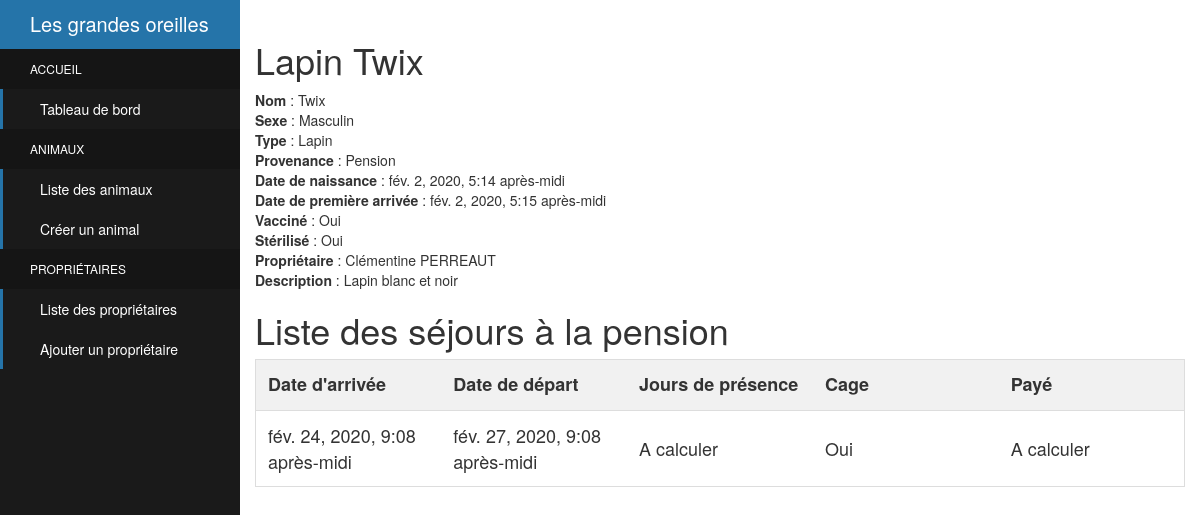
The page /applicationTest/animals/1 (signed in) on the database its author committed.
### applicationTest/models.py (models this page shows, shortened)
class Animal(models.Model):
    nom = models.CharField(max_length=100)
    date_naissance = models.DateTimeField(verbose_name = "Date de naissance", null=True)
    date_arrivee = models.DateTimeField(verbose_name = "Date de première arrivée", null=True)
    date_visite = models.DateTimeField(verbose_name = "Date de prochaine visite vétérinaire", null=True)
    date_adoption = models.DateTimeField(verbose_name = "Date d'adoption", null=True)
    description = models.CharField(max_length=2000, null=True, blank=True)
    type_animal = models.CharField(max_length=30, verbose_name="Type d'animal",choices=TYPE_DEMANDE)
    sexe = models.CharField(max_length=30, verbose_name="Sexe",choices=SEXE)
    origine = models.CharField(max_length=30, verbose_name="Origine",choices=ORIGINE, null=True)
    sterilise = models.CharField(max_length=30, verbose_name="Stérilisé",choices=OUI_NON, null=True)
    vaccine = models.CharField(max_length=30, verbose_name="Vacciné",choices=OUI_NON, null=True)
    proprietaire = models.ForeignKey(Proprietaire, on_delete=models.PROTECT, null=True, blank=True)
    adoption = models.OneToOneField(Adoption, on_delete=models.PROTECT, null=True, blank=True)
    def isFromPension(self):
         return self.origine == 'PENSION'

class Proprietaire(models.Model):
    nom = models.CharField(max_length=100, null=True)
    prenom = models.CharField(max_length=100, null=True)
    mail = models.CharField(max_length=200, verbose_name = "Adresse mail", null=True)
    adresse = models.CharField(max_length=500, null=True)
    telephone = models.CharField(max_length=15, verbose_name = "Numéro de téléphone", null=True)
    def __str__(self):
        return self.prenom + " " + self.nom

class Sejour(models.Model):
    date_arrivee = models.DateTimeField(auto_now_add = True, verbose_name = "Date d'arrivée", null=True)
    date_depart = models.DateTimeField(verbose_name = "Date de départ", null=True)
    cage = models.CharField(max_length=30, verbose_name="Cage fournie",choices=OUI_NON, null=True)
    montant = models.DecimalField(verbose_name="Montant à payer" , max_digits=7, decimal_places=2, null=True)
    montant_restant = models.DecimalField(verbose_name="Montant restant à payer" , max_digits=7, decimal_places=2, null=True)
    animal = models.ForeignKey(Animal, on_delete=models.PROTECT, null=True)

### templates/applicationTest/animal_detail.html (shortened to what this page needs)
{% extends "applicationTest/base.html" %}
{% block content %}
<h1>{{animal.get_type_animal_display}} {{animal.nom}} </h1>
<p>
    <strong> Nom </strong> : {{animal.nom}} <br>
	<strong> Sexe </strong> : {{animal.get_sexe_display}} <br>
	<strong> Type </strong> : {{animal.get_type_animal_display}} <br>
	<strong> Provenance </strong> : {{animal.get_origine_display}} <br>
	<strong> Date de naissance </strong> : {{animal.date_naissance}} <br>
	<strong> Date de première arrivée </strong> : {{animal.date_arrivee}} <br>
	<strong> Vacciné </strong> : {{animal.get_vaccine_display}} <br>
	<strong> Stérilisé </strong> : {{animal.get_sterilise_display}} <br>
	{% if animal.isFromPension %}
	<strong> Propriétaire </strong> : {{animal.proprietaire}} <br>
	{% endif %}
	<strong> Description </strong> : {{animal.description}} <br>
</p>
{% if animal.isFromPension %}
    <h1> Liste des séjours à la pension</h1>
	<table id="myTable">
        <tr class="header">
            <th style="width:20%;">Date d'arrivée</th>
            <th style="width:20%;">Date de départ</th>
	        <th style="width:20%;">Jours de présence</th>
	        <th style="width:20%;">Cage</th>
	        <th style="width:20%;">Payé</th>
       </tr>
       {% for sejour in animal.sejour_set.all %}
       <tr>
            <td>{{sejour.date_arrivee}}</td>
            <td>{{sejour.date_depart}}</td>
	        <td>A calculer</td>
	        <td>{{sejour.get_cage_display}}</td>
	        <td>A calculer</td>
       </tr>
       {% endfor %}
    </table>
{% endif %}
{% endblock %}

### applicationTest/static/css/base.css (style rules this page uses)
* { box-sizing: border-box; }
#myTable { border-collapse: collapse; width: 100%; border: 1px solid #ddd; font-size: 18px; }
#myTable th, #myTable td { text-align: left; padding: 12px; }
#myTable tr { border-bottom: 1px solid #ddd; }
#myTable tr.header, #myTable tr:hover { background-color: #f1f1f1; }

### rows shown on the page
Animal: type_animal "Lapin", nom "Twix", sexe "Masculin", origine "Pension", date_naissance "fév. 2, 2020, 5:14 après-midi", date_arrivee "fév. 2, 2020, 5:15 après-midi", vaccine "Oui", sterilise "Oui", proprietaire "Clémentine PERREAUT", description "Lapin blanc et noir"
Sejour: date_arrivee "fév. 24, 2020, 9:08 après-midi", date_depart "fév. 27, 2020, 9:08 après-midi", cage "Oui"
